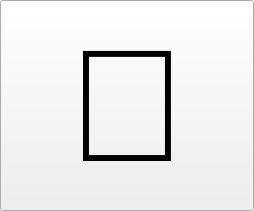
<?xml version="1.0" encoding="UTF-8"?>
<ui version="4.0">
 <class>robotButton</class>
 <widget class="QPushButton" name="robotButton">
  <property name="geometry">
   <rect>
    <x>0</x>
    <y>0</y>
    <width>254</width>
    <height>211</height>
   </rect>
  </property>
  <property name="sizePolicy">
   <sizepolicy hsizetype="Preferred" vsizetype="Preferred">
    <horstretch>0</horstretch>
    <verstretch>0</verstretch>
   </sizepolicy>
  </property>
  <property name="minimumSize">
   <size>
    <width>64</width>
    <height>64</height>
   </size>
  </property>
  <property name="maximumSize">
   <size>
    <width>256</width>
    <height>256</height>
   </size>
  </property>
  <property name="font">
   <font>
    <pointsize>120</pointsize>
    <weight>75</weight>
    <bold>true</bold>
   </font>
  </property>
  <property name="text">
   <string>🤖</string>
  </property>
  <property name="flat">
   <bool>false</bool>
  </property>
 </widget>
 <resources/>
 <connections/>
</ui>
